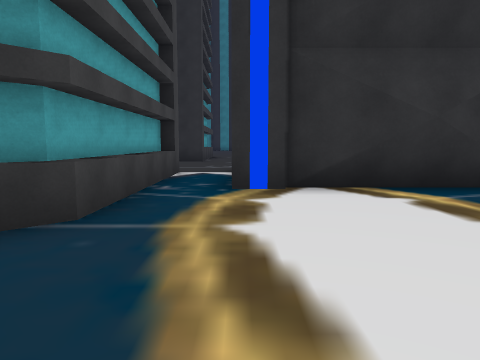
view 1 (above)

22 first-person views from a walk through a scene from a Unity 3-D project. The camera is 1.3 m above the floor, tilts 6° down and sees 70° across. Doors are open. The floor is counted in squares, 2 m on a side. Each view is taken from the middle of a square. On the plan, view 1 faces up. The plan holds only what a view shows up to about 10 squares ahead; the rest is blank. The place goes on beyond the plan. The player is left out. Some surface patterns are stand-ins.

view 2
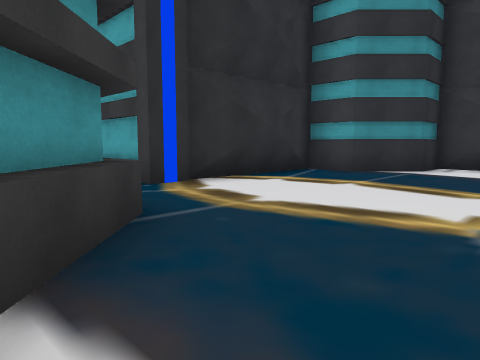

view 3
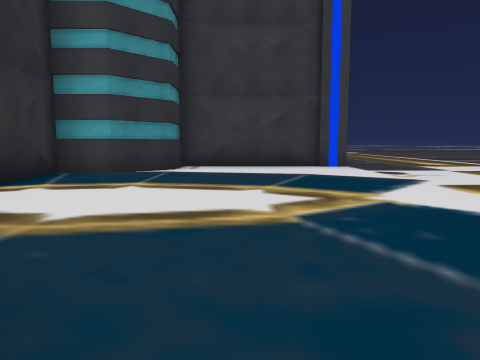

view 4
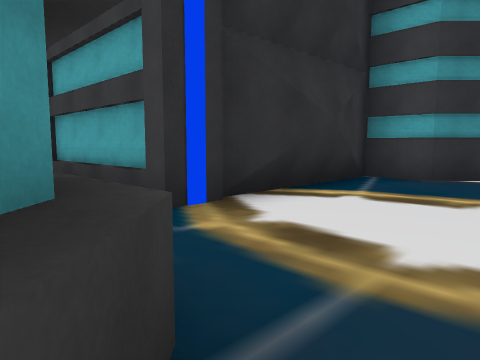

view 5
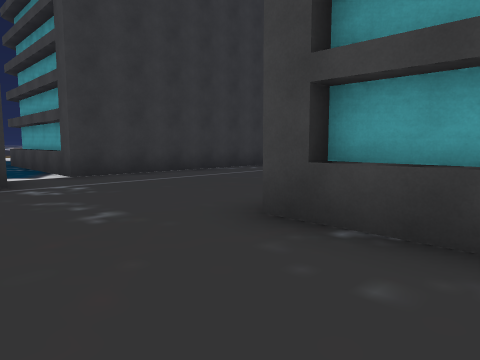

view 6
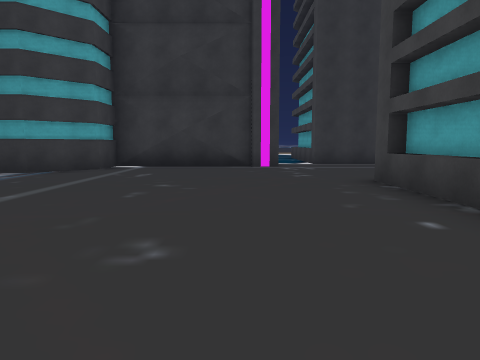

view 7
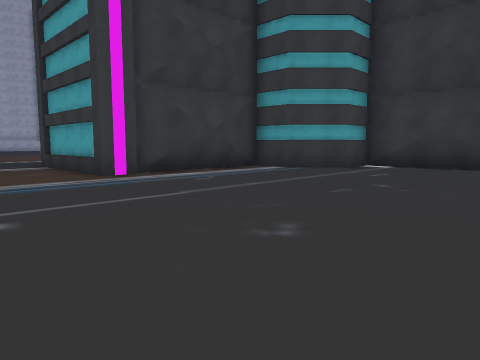

view 8
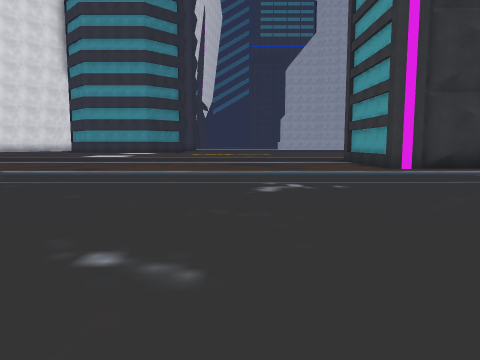

view 9
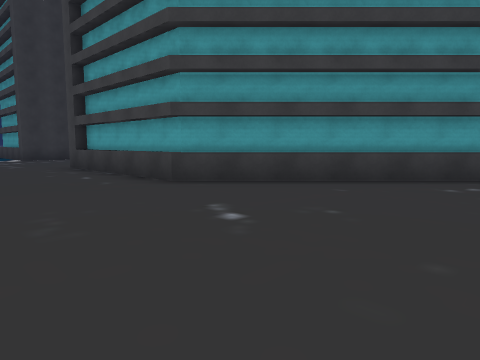

view 10
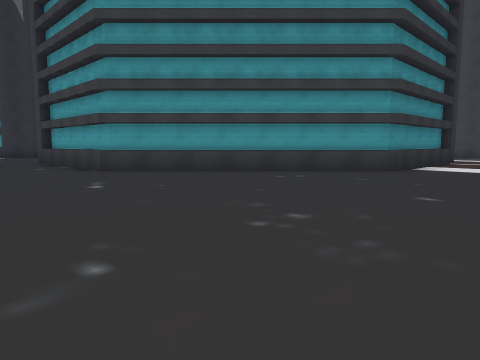

view 11
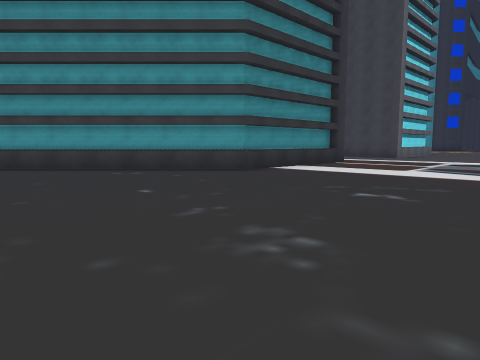

view 12
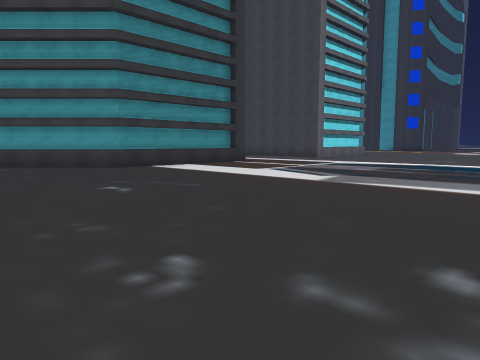

view 13
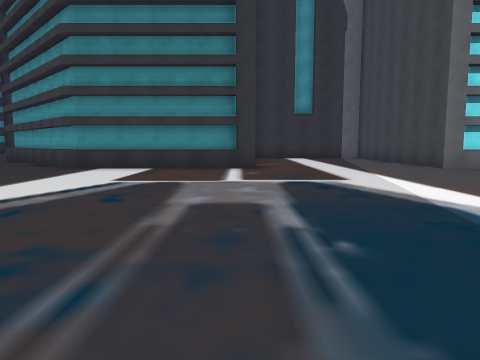

view 14
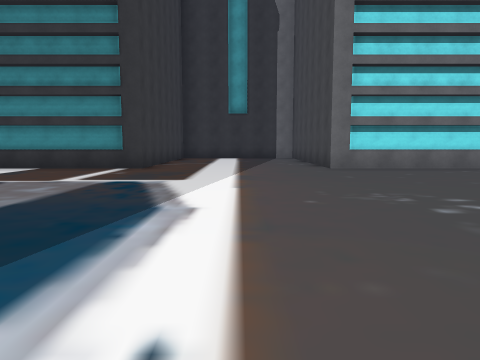

view 15
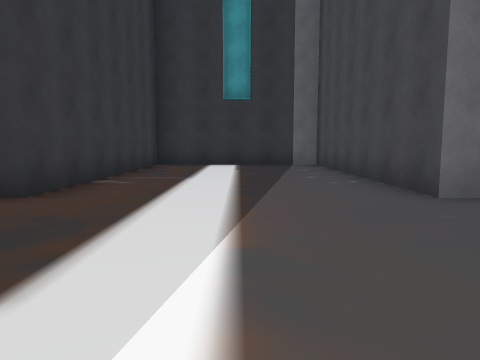

view 16
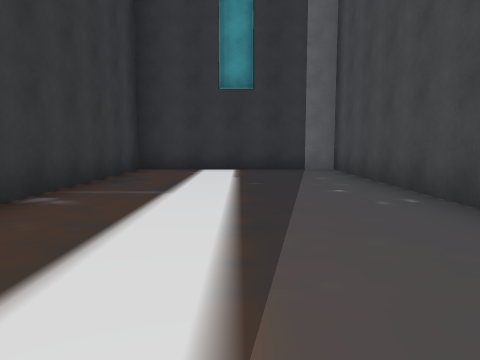

view 17
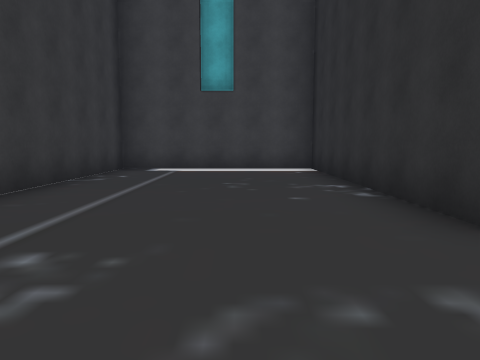

view 18
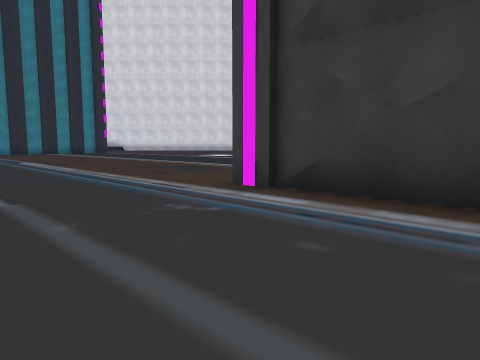

view 19
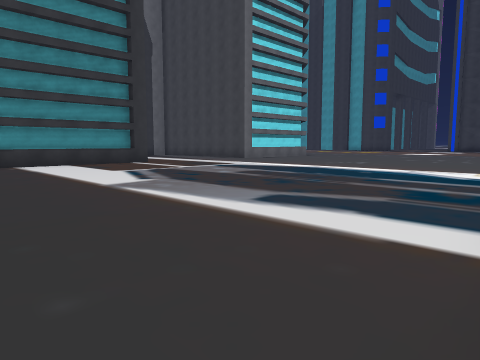

view 20
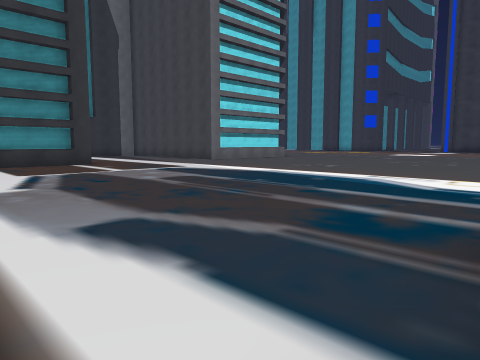

view 21
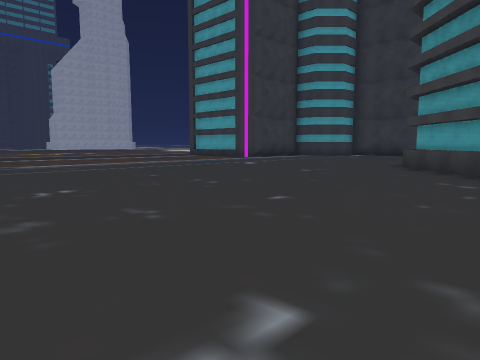

view 22
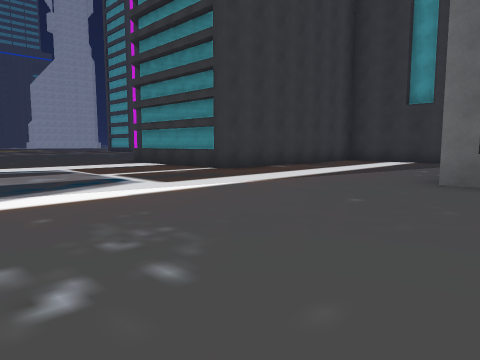

### Floor plan
Points are (right, up) in squares from view 1. A wall is a line through its corners. A room is listed if a view was taken in it or the views show most of it. See-through windows are left out.
Room 1 (views 1, 2, 3, 4)
walls: (2.4, 4.7) (0.7, 5.1); (3.1, 4.7) (2.2, 4.7); (4.6, 4.9) (0, 4.9) (0, 8.8); (6.7, 1) (7.1, 2.7) (5.8, 2.7) (4.6, 3.9) (4.6, 5.1) (2.9, 4.7); (6.7, 0.1) (6.7, 1.2); (-1.7, 7.4) (-1.7, 3) (-2.7, 2.1); (-1.4, 7.9) (-1.4, 2.9); (6.9, -0.5) (6.9, 2.7); (6.9, -0.6) (6.7, 0.4)
low walls: (-1.4, 2.9) (-2.8, 1.5)
ways out: opening at (-1, 9) to room 2
Room 2 (views 5, 6, 7, 8, 9, 10, 11, 12, 13, 14, 15, 16, 17, 18, 19, 20, 21, 22)
walls: (-11, 22.6) (-6.5, 22.6) (-1.7, 17.8) (-1.7, 13.4); (-1.4, 17.9) (-1.4, 12.9) (-8.1, 12.9) (-8.1, 7.9) (-1.4, 7.9); (-18.5, 22.9) (-16.4, 22.9) (-16.4, 16.2) (-11.4, 16.2) (-11.4, 22.9) (-6.4, 22.9); (-18.5, 22.6) (-17, 22.6); (6.9, 15.2) (6.9, 16.1) (8.5, 16.1); (6.7, 13.6) (7.1, 15.3); (6.7, 12.6) (6.7, 13.9); (-0.1, 9) (4.2, 9); (6.9, 11.7) (6.9, 15.1); (0.8, 8.9) (2.4, 9.3); (7, 11.7) (6.7, 13.1); (2.1, 9.2) (3.2, 9.2); (2.9, 9.3) (4.6, 8.9) (4.6, 10.1) (5.8, 11.3) (6.6, 11.3)
low walls: (-6.4, 22.9) (-1.4, 17.9)
ways out: opening at (-1, 9) to room 1

Where each view was taken, in squares from view 1:
view 1: 0 up, 0 right, facing up
view 2: 0 up, 3 left, facing up-right
view 3: 1 up, 3 left, facing right
view 4: 2 up, 2 left, facing up-right
view 5: 15 up, 1 right, facing down-left
view 6: 19 up, 1 right, facing down
view 7: 19 up, 0 right, facing down-right
view 8: 20 up, 2 left, facing right
view 9: 23 up, 2 right, facing down-left
view 10: 26 up, 2 right, facing down-left
view 11: 29 up, 0 right, facing down-left
view 12: 32 up, 2 left, facing down-left
view 13: 32 up, 11 left, facing down
view 14: 32 up, 14 left, facing down
view 15: 27 up, 14 left, facing down
view 16: 25 up, 14 left, facing down
view 17: 11 up, 1 right, facing left
view 18: 12 up, 3 right, facing up-right
view 19: 34 up, 5 left, facing down-left
view 20: 34 up, 7 left, facing down-left
view 21: 28 up, 5 left, facing down-right
view 22: 29 up, 18 left, facing down-right
